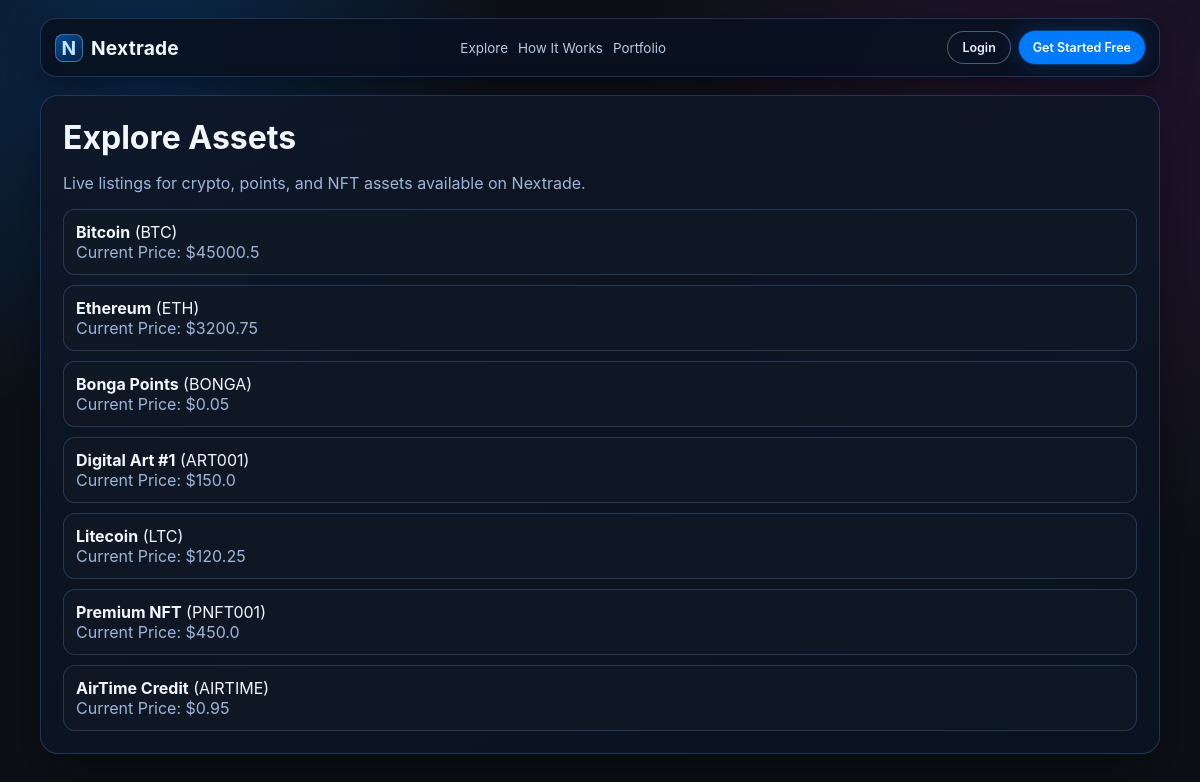
/explore, run on the app's committed database.
### tables this page shows
CREATE TABLE assets
                 (id SERIAL PRIMARY KEY,
                  name TEXT NOT NULL,
                  symbol TEXT NOT NULL,
                  price REAL NOT NULL,
                  change_24h REAL,
                  type TEXT NOT NULL);

### app.py (the view)
@app.route('/explore')
def explore():
    assets = execute_query('SELECT * FROM assets')
    return render_template('explore.html', assets=assets)

### app.py (called while the page is built)
def get_database_url():
    if 'DATABASE_URL' in os.environ:
        return os.environ['DATABASE_URL']
    else:
        return 'nextrade.db'  # Local development

def is_postgres():
    db_url = get_database_url()
    return db_url.startswith('postgres')

def get_db_connection():
    db_url = get_database_url()
    if is_postgres():
        import psycopg2
        conn = psycopg2.connect(db_url)
        return conn
    else:
        conn = sqlite3.connect(db_url)
        conn.row_factory = sqlite3.Row
        return conn

def execute_query(query, params=()):
    conn = get_db_connection()
    cursor = conn.cursor()
    try:
        if is_postgres():
            query = query.replace('?', '%s')
        cursor.execute(query, params)
        if query.strip().upper().startswith('SELECT'):
            result = cursor.fetchall()
        else:
            conn.commit()
            result = None
        return result
    except Exception as e:
        conn.rollback()
        raise e
    finally:
        cursor.close()
        conn.close()

### templates/explore.html (shortened to what this page needs)
<!doctype html>
<html lang="en">
  <head>
    <link rel="stylesheet" href="{{ url_for('static', filename='css/nextrade-theme.css') }}">
  </head>
  <body>
    <div class="nx-shell">
      <header class="nx-nav">
        <a class="nx-brand" href="{{ url_for('index') }}">
          <span class="nx-brand-mark">N</span>
          Nextrade
        </a>
        <nav class="nx-nav-links">
          <a href="{{ url_for('explore') }}">Explore</a>
          <a href="{{ url_for('how_it_works') }}">How It Works</a>
          <a href="{{ url_for('portfolio') }}">Portfolio</a>
        </nav>
        <div class="nx-actions">
          {% if session.get('user_id') %}
            <a class="nx-btn-outline" href="{{ url_for('logout') }}">Logout</a>
          {% else %}
            <a class="nx-btn-outline" href="{{ url_for('login') }}">Login</a>
            <a class="nx-btn" href="{{ url_for('register') }}">Get Started Free</a>
          {% endif %}
        </div>
      </header>
      <main class="nx-main">
        <h1>Explore Assets</h1>
        <p class="nx-muted">Live listings for crypto, points, and NFT assets available on Nextrade.</p>
        <ul class="nx-list">
          {% for asset in assets %}
            <li>
              <strong>{{ asset[1] }}</strong> ({{ asset[2] }})
              <div class="nx-muted">Current Price: ${{ asset[3] }}</div>
            </li>
          {% endfor %}
        </ul>
      </main>
    </div>
  </body>
</html>

### static/css/nextrade-theme.css (style rules this page uses)
:root { --bg: #0d1117; --bg-soft: #101926; --surface: rgba(16, 25, 38, 0.82); --border: rgba(76, 125, 199, 0.32); --text: #f2f7ff; --muted: #9fb5d7; --electric: #007bff; --growth: #00c853; --nft: #9c27b0; }
* { box-sizing: border-box; }
body { margin: 0; min-height: 100vh; color: var(--text); font-family: "Inter", "Segoe UI", system-ui, -apple-system, sans-serif; background: radial-gradient(circle at 12% 8%, rgba(0, 123, 255, 0.24), transparent 28%), radial-gradient(circle at 88% 18%, rgba(156, 39, 176, 0.16), transparent 34%), var(--bg); }
.nx-shell { width: min(1120px, 96%); margin: 18px auto 28px; }
.nx-nav { display: flex; align-items: center; justify-content: space-between; gap: 14px; border: 1px solid var(--border); border-radius: 16px; padding: 12px 14px; background: rgba(9, 18, 33, 0.92); box-shadow: 0 12px 32px rgba(0, 0, 0, 0.4); }
.nx-brand { display: inline-flex; align-items: center; gap: 8px; color: #eff7ff; text-decoration: none; font-size: 1.2rem; font-weight: 700; letter-spacing: 0.2px; }
.nx-brand-mark { width: 28px; height: 28px; display: inline-flex; align-items: center; justify-content: center; border-radius: 8px; color: #bfe6ff; background: linear-gradient(140deg, rgba(0, 123, 255, 0.55), rgba(0, 123, 255, 0.12)); border: 1px solid rgba(147, 203, 255, 0.42); }
.nx-nav-links { display: flex; gap: 10px; flex-wrap: wrap; }
.nx-nav-links a { color: #d6e7ff; text-decoration: none; font-size: 0.84rem; opacity: 0.86; }
.nx-actions { display: flex; gap: 8px; }
.nx-btn, .nx-btn-outline { border-radius: 999px; padding: 8px 14px; text-decoration: none; font-size: 0.78rem; font-weight: 600; display: inline-flex; align-items: center; justify-content: center; cursor: pointer; border: none; }
.nx-btn { color: white; background: var(--electric); box-shadow: 0 0 0 1px rgba(0, 123, 255, 0.3), 0 0 24px rgba(0, 123, 255, 0.25); }
.nx-btn-outline { color: #e6f0ff; border: 1px solid rgba(154, 182, 230, 0.45); background: rgba(10, 19, 35, 0.75); }
.nx-main { margin-top: 18px; border: 1px solid var(--border); border-radius: 18px; background: linear-gradient(160deg, rgba(14, 23, 38, 0.92), rgba(10, 19, 33, 0.86)); box-shadow: 0 20px 48px rgba(0, 0, 0, 0.45); padding: 22px; }
.nx-main h1, .nx-main h2, .nx-main h3 { margin: 0; }
.nx-muted { color: var(--muted); }
.nx-list { margin: 14px 0 0; padding: 0; list-style: none; display: grid; gap: 10px; }
.nx-list li { border: 1px solid rgba(96, 140, 205, 0.28); border-radius: 12px; background: var(--surface); padding: 12px; }

### data on the page
assets: name "AirTime Credit", symbol "AIRTIME", price "0.95"

### other printed values
{{ asset[1] }} "Bitcoin" "Ethereum" "Bonga Points" "Digital Art #1" "Litecoin" "Premium NFT"
{{ asset[2] }} "BTC" "ETH" "BONGA" "ART001" "LTC" "PNFT001"
{{ asset[3] }} "45000.5" "3200.75" "0.05" "150.0" "120.25" "450.0"
